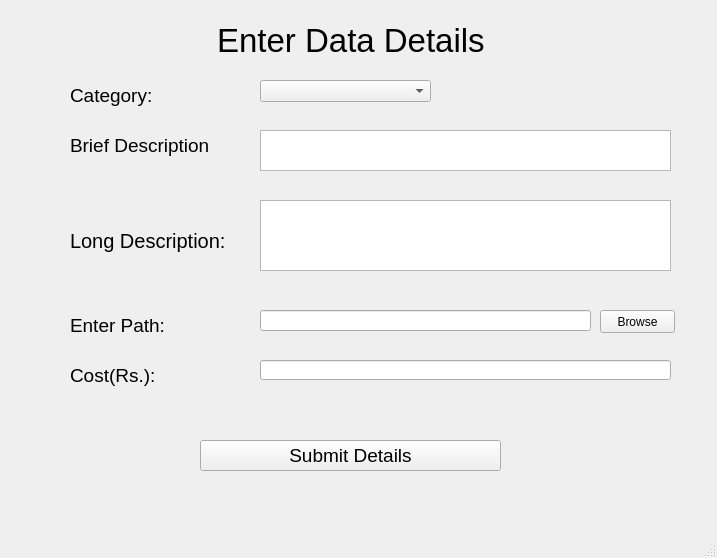
<?xml version="1.0" encoding="UTF-8"?>
<ui version="4.0">
 <class>MainWindow</class>
 <widget class="QMainWindow" name="MainWindow">
  <property name="geometry">
   <rect>
    <x>0</x>
    <y>0</y>
    <width>717</width>
    <height>558</height>
   </rect>
  </property>
  <property name="windowTitle">
   <string>Sell Dataset</string>
  </property>
  <widget class="QWidget" name="centralwidget">
   <widget class="QLabel" name="label">
    <property name="geometry">
     <rect>
      <x>70</x>
      <y>220</y>
      <width>171</width>
      <height>41</height>
     </rect>
    </property>
    <property name="font">
     <font>
      <pointsize>15</pointsize>
     </font>
    </property>
    <property name="text">
     <string>Long Description:</string>
    </property>
   </widget>
   <widget class="QTextBrowser" name="l_des_field">
    <property name="geometry">
     <rect>
      <x>260</x>
      <y>200</y>
      <width>411</width>
      <height>71</height>
     </rect>
    </property>
    <property name="readOnly">
     <bool>false</bool>
    </property>
   </widget>
   <widget class="QLabel" name="label_2">
    <property name="geometry">
     <rect>
      <x>70</x>
      <y>80</y>
      <width>81</width>
      <height>31</height>
     </rect>
    </property>
    <property name="font">
     <font>
      <pointsize>14</pointsize>
     </font>
    </property>
    <property name="text">
     <string>Category:</string>
    </property>
   </widget>
   <widget class="QComboBox" name="category_field">
    <property name="geometry">
     <rect>
      <x>260</x>
      <y>80</y>
      <width>171</width>
      <height>22</height>
     </rect>
    </property>
   </widget>
   <widget class="QTextEdit" name="b_des_field">
    <property name="geometry">
     <rect>
      <x>260</x>
      <y>130</y>
      <width>411</width>
      <height>41</height>
     </rect>
    </property>
   </widget>
   <widget class="QLabel" name="label_3">
    <property name="geometry">
     <rect>
      <x>70</x>
      <y>130</y>
      <width>141</width>
      <height>31</height>
     </rect>
    </property>
    <property name="font">
     <font>
      <pointsize>14</pointsize>
     </font>
    </property>
    <property name="text">
     <string>Brief Description:</string>
    </property>
   </widget>
   <widget class="QLabel" name="label_4">
    <property name="geometry">
     <rect>
      <x>70</x>
      <y>310</y>
      <width>101</width>
      <height>31</height>
     </rect>
    </property>
    <property name="font">
     <font>
      <pointsize>14</pointsize>
     </font>
    </property>
    <property name="text">
     <string>Enter Path:</string>
    </property>
   </widget>
   <widget class="QLineEdit" name="path_field">
    <property name="geometry">
     <rect>
      <x>260</x>
      <y>310</y>
      <width>331</width>
      <height>21</height>
     </rect>
    </property>
   </widget>
   <widget class="QLabel" name="label_5">
    <property name="geometry">
     <rect>
      <x>70</x>
      <y>360</y>
      <width>91</width>
      <height>31</height>
     </rect>
    </property>
    <property name="font">
     <font>
      <pointsize>14</pointsize>
     </font>
    </property>
    <property name="text">
     <string>Cost(Rs.):</string>
    </property>
   </widget>
   <widget class="QLineEdit" name="cost_field">
    <property name="geometry">
     <rect>
      <x>260</x>
      <y>360</y>
      <width>411</width>
      <height>20</height>
     </rect>
    </property>
   </widget>
   <widget class="QLabel" name="label_6">
    <property name="geometry">
     <rect>
      <x>190</x>
      <y>20</y>
      <width>331</width>
      <height>41</height>
     </rect>
    </property>
    <property name="font">
     <font>
      <pointsize>25</pointsize>
     </font>
    </property>
    <property name="text">
     <string>Enter Data Details </string>
    </property>
    <property name="alignment">
     <set>Qt::AlignCenter</set>
    </property>
   </widget>
   <widget class="QPushButton" name="submit_btn">
    <property name="geometry">
     <rect>
      <x>200</x>
      <y>440</y>
      <width>301</width>
      <height>31</height>
     </rect>
    </property>
    <property name="font">
     <font>
      <pointsize>14</pointsize>
     </font>
    </property>
    <property name="text">
     <string>Submit Details</string>
    </property>
   </widget>
   <widget class="QLabel" name="status_field">
    <property name="geometry">
     <rect>
      <x>220</x>
      <y>380</y>
      <width>181</width>
      <height>51</height>
     </rect>
    </property>
    <property name="text">
     <string/>
    </property>
    <property name="wordWrap">
     <bool>true</bool>
    </property>
   </widget>
   <widget class="QPushButton" name="browse_btn">
    <property name="geometry">
     <rect>
      <x>600</x>
      <y>310</y>
      <width>75</width>
      <height>23</height>
     </rect>
    </property>
    <property name="text">
     <string>Browse</string>
    </property>
   </widget>
  </widget>
  <widget class="QStatusBar" name="statusbar"/>
 </widget>
 <resources/>
 <connections/>
</ui>
